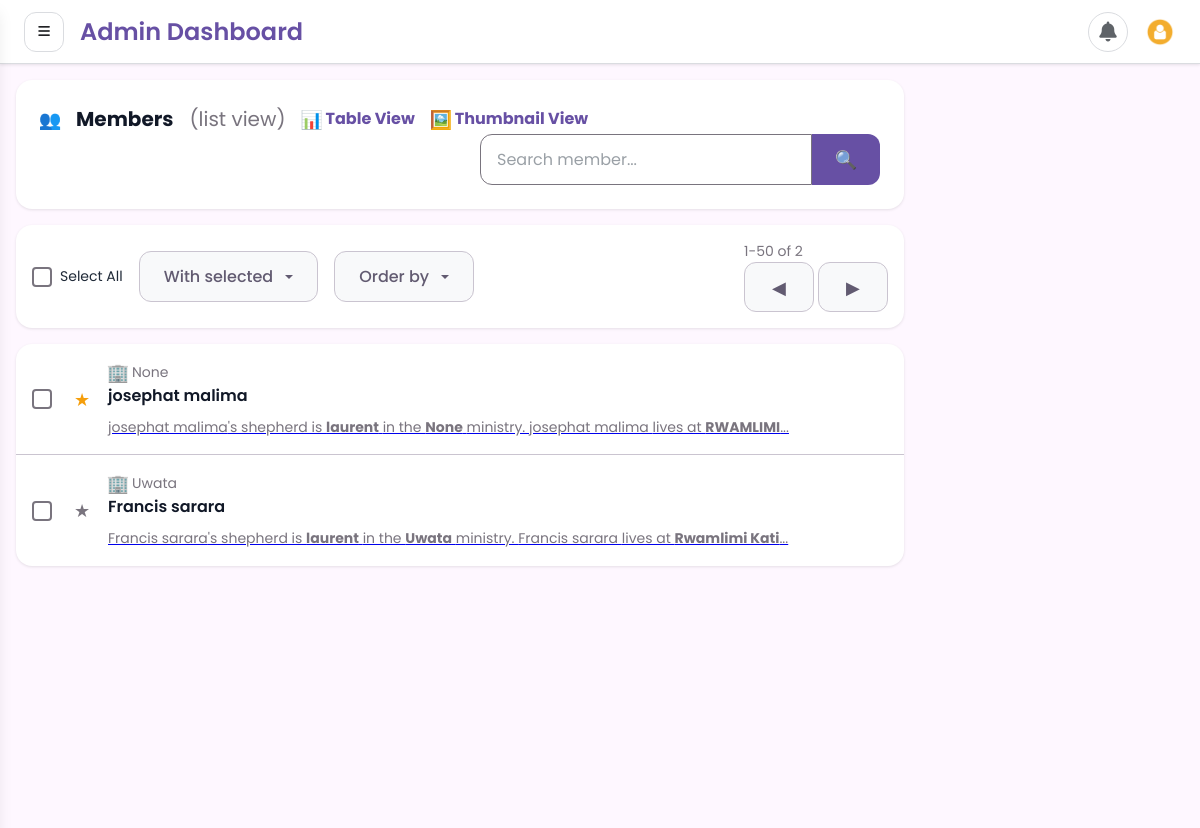
Before: /members/list/ (signed in) with the older database file.
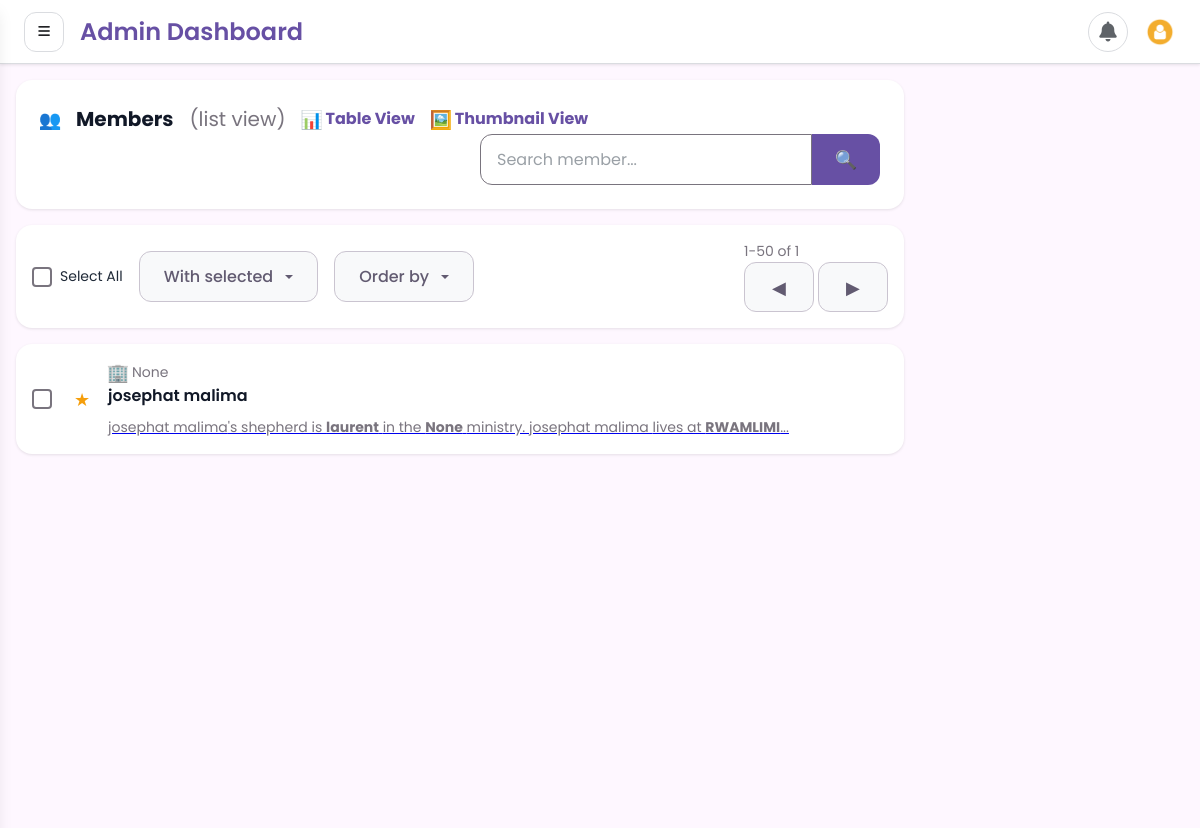
After: the same page with the newer database file.
### member/models.py (models this page shows, shortened)
class Member(models.Model):
    name = models.CharField(max_length=255)
    code = models.TextField(help_text="001PT", null= True)
    active = models.BooleanField(default= True)
    shepherd = models.ForeignKey(Community, on_delete=models.CASCADE, null=True, blank=True)
    ministry = models.ForeignKey(Ministry, on_delete=models.CASCADE, null=True, blank=True)
    telephone =PhoneNumberField(max_length=255, null=True, help_text=' Eg. +255 ')
    location = models.CharField(max_length=255)
    fathers_name = models.CharField(max_length=255, null=True, blank=True)
    mothers_name = models.CharField(max_length=255, null=True, blank=True)
    guardians_name = models.CharField(max_length=255, null=True, blank=True)
    new_believer_school = models.BooleanField()
    pays_tithe = models.BooleanField(default=False)
    working = models.BooleanField(default=False)
    schooling = models.BooleanField(default=False)
    picture = models.ImageField(upload_to=upload_image_path, null=True, blank=True)
    transfered = models.BooleanField(max_length=250, blank=True, null= True)
    transfer_update = models.CharField(max_length=250, null=True, blank=True)
    objects = MemberManager()

class Community(models.Model):
    name = models.CharField(max_length=255, unique=True)
    created_at = models.DateTimeField(auto_now_add=True)
    updated_at = models.DateTimeField(auto_now=True)
    def __str__(self):
        return self.name

class Ministry(models.Model):
    name = models.CharField(max_length=255)
    feast_name = models.TextField(max_length=10, blank=True, null=True)
    feast_date = models.DateField(blank=True, null=True)
    created_at = models.DateTimeField(default=timezone.now)
    updated_at = models.DateTimeField(auto_now=True)
    def __str__(self):
        return f"{self.name}"
    class Meta:
        verbose_name_plural = "Ministries"

### member/views.py (the view)
# urls.py: path('list/', list_members, name="list_members"),
@login_required
def list_members(request):
    template = "members/list.html"
    members = Member.objects.active()
    shepherds = CommunityLeader.objects.all()
    ministries = Ministry.objects.all()
    profile = UserProfile.objects.get_or_create(user=request.user)
    context = {
        "profile": profile,
        "members": members, "shepherds": shepherds, "ministries": ministries, "total": len(members),
        "total_tithe": len(Member.objects.pays_tithe()),
        "total_new_believers": len(Member.objects.new_believer_school()),
        "total_schooling": len(Member.objects.schooling()),
        "total_working": len(Member.objects.working()),
        "total_delete": len(members),
        "status": "all"
    }
    return render(request, template, context)

### member/models.py (called while the page is built)
    def active(self):
        qs = self.get_queryset().filter(active=True)
        return qs

    def new_believer_school(self):
        return self.active().filter(new_believer_school=True)

    def pays_tithe(self):
        return self.active().filter(pays_tithe=True)

    def working(self):
        return self.active().filter(working=True)

    def schooling(self):
        return self.active().filter(schooling=True)

### templates/members/list.html (shortened to what the changed rows need)
{% extends 'base.html' %}
{% block content %}
<div class="dashboard-wrapper">
    <div class="container-fluid table">
        <div class="main-content">
            <div class="email-filters">
                <div class="email-filters-right">
                    <span class="email-pagination-indicator">1-50 of {{ total }}</span>
                    <div class="email-pagination-nav">
                        <button class="btn btn-light" type="button">
                        </button>
                        <button class="btn btn-light" type="button">
                        </button>
                    </div>
                </div>
            </div>
            <div class="email-list">
                {% for member in members %}
                <div class="email-list-item">
                    <div class="email-list-actions">
                        <label class="custom-control custom-checkbox">
                            <span class="custom-control-label"></span>
                        </label>
                        <a class="favorite {% if forloop.first %}active{% endif %}" href="#">
                            <span class="nav-icon">★</span>
                        </a>
                    </div>
                    <div class="email-list-detail">
                        <span class="date">
                            <span class="nav-icon">🏢</span>
                            {{ member.ministry }}
                        </span>
                        <span class="from">{{ member.name }}</span>
                        <a href="{% url 'detail_member' member.pk %}">
                            <p class="msg">
                                {{ member.name }}'s shepherd is <b>{{ member.shepherd }}</b> in the <b>{{ member.ministry }}</b> ministry.
                                {{ member.name }} lives at <b>{{ member.location }}</b>...
                            </p>
                        </a>
                    </div>
                </div>
                {% endfor %}
            </div>
        </div>
    </div>
</div>
{% endblock %}

Changed rows visible on the page:
removed Member: ministry "Uwata", name "Francis sarara", shepherd "laurent", location "Rwamlimi Kati"
Other visible differences:
{{ total }}: "2" → "1"
